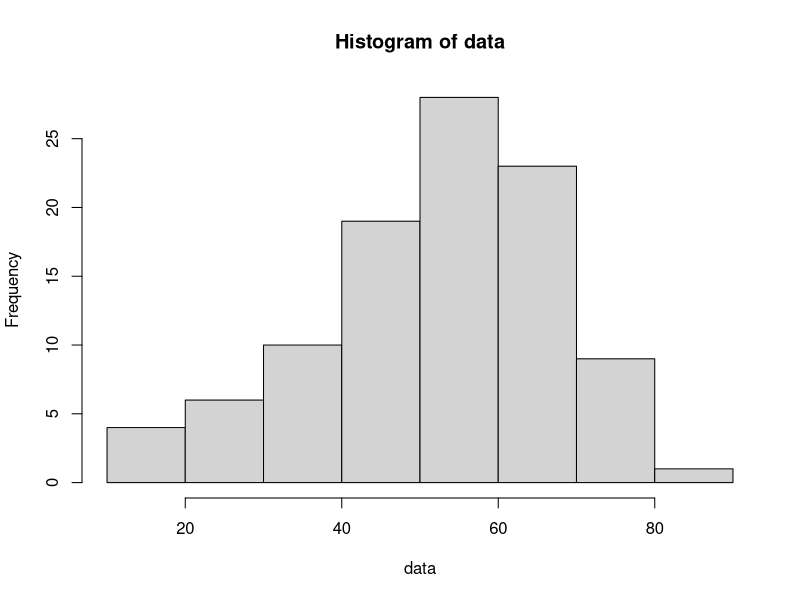

This chart was generated by the following R code:
# install.packages("jsonlite", repos = "http://cran.us.r-project.org")
# install.packages("fitdistrplus", repos = "http://cran.us.r-project.org")
suppressPackageStartupMessages(library("jsonlite"))
# suppressPackageStartupMessages(library("survival"))
# suppressPackageStartupMessages(library("fitdistrplus"))
# suppressPackageStartupMessages(library("dplyr"))
# suppressPackageStartupMessages(library("tidyr"))
# suppressPackageStartupMessages(library("purrr"))
# suppressPackageStartupMessages(library("lubridate"))
# suppressPackageStartupMessages(library("tibble"))
# suppressPackageStartupMessages(library("scales"))

data <- rnorm(100, mean = 50, sd = 15)
hist(data)

args <- commandArgs()
print(args)

# params_path <- args[6]
# 
# r_component_attributes <- fromJSON(params_path)
# 
# plots <- r_component_attributes[["make_plots"]]
# 
# print(plots)

wd <- getwd()
print(wd)
# 
# png(filename="test.png")
# hist(data)
# dev.off()
